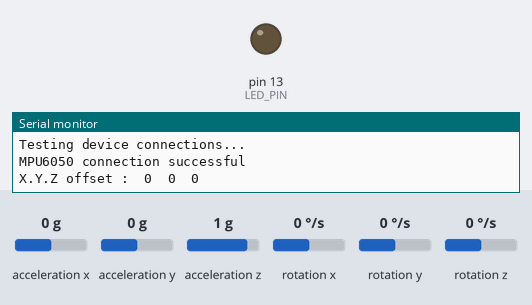
A sketch run on a simulated Arduino Uno, built with avr-gcc and run on an emulated ATmega328P. Parts: output pins drawn as LEDs (lit = HIGH), the last lines printed to the serial monitor. Dashed ring = blinking. Inputs (shaded band) come from the test bench; at power-on: acceleration x 0 g, acceleration y 0 g, acceleration z 1 g, rotation x 0 °/s, rotation y 0 °/s, rotation z 0 °/s.

Above: at 0.1 s.
At 1.2 s:
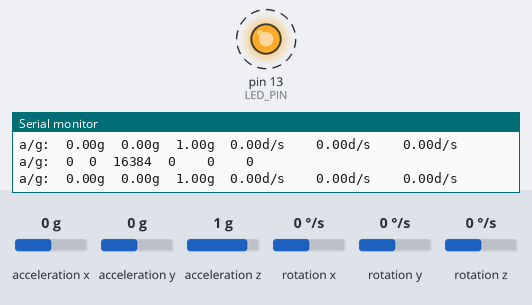
1.3 s: acceleration x set to -1.4 g
4.3 s: acceleration y set to -1.4 g
7.3 s: acceleration z set to -1.4 g
10.3 s: rotation x set to -192 °/s
Timing chart, 0 to 14.3 s (numbered marks = the images above; inputs shaded):
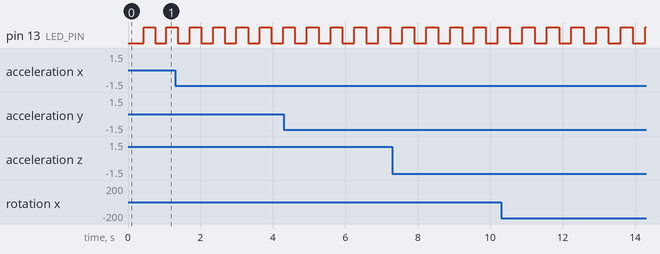

Measured:
- by itself, pin 13 (LED_PIN): alternates HIGH for 0.34 s and LOW for 0.34 s

The sketch:

Sketch_14.1.1_Acceleration_Detection.ino
```cpp
/*
  Sketch 14.1.1
  Acceleration Detection

  modified 2016/5/13
  by http://www.freenove.com
*/

// Reference the library to be be used by MPU6050
#include "Wire.h"
#include "I2Cdev.h"
#include "MPU6050.h"

MPU6050 accelgyro;          // Construct a MPU6050 object using the default address
int16_t ax, ay, az;         // define acceleration values of 3 axes
int16_t gx, gy, gz;         // Define variables to save the values in 3 axes of gyroscope
#define LED_PIN 13          // the number of the LED pin
bool blinkState = false;    // Define a variable to save the state of LED

void setup() {
  Serial.begin(9600);       // initialize the serial port, and baud rate is set to 9600
  Serial.println("Initializing I2C devices...");
  Wire.begin();             // initialize I2C
  accelgyro.initialize();   // initialize MPU6050
  Serial.println("Testing device connections...");
  // verify connection
  if (accelgyro.testConnection()) {
    Serial.println("MPU6050 connection successful");
  }
  else {
    Serial.println("MPU6050 connection failed");
    while (1);
  }
  // when you need to calibrate the gravity acceleration, you can set the offset here and eliminate the note
  // accelgyro.setXAccelOffset(-1200);
  // accelgyro.setYAccelOffset(-2500);
  // accelgyro.setZAccelOffset(1988);
  Serial.print("X.Y.Z offset :\t");
  Serial.print(accelgyro.getXAccelOffset()); Serial.print("\t");
  Serial.print(accelgyro.getYAccelOffset()); Serial.print("\t");
  Serial.print(accelgyro.getZAccelOffset()); Serial.print("\n");
  // initialize LED port
  pinMode(LED_PIN, OUTPUT);
}

void loop() {
  // read raw accel/gyro measurements from device
  accelgyro.getMotion6(&ax, &ay, &az, &gx, &gy, &gz);
  // display tab-separated accel/gyro x/y/z values
  Serial.print("a/g:\t");
  Serial.print(ax); Serial.print("\t");
  Serial.print(ay); Serial.print("\t");
  Serial.print(az); Serial.print("\t");
  Serial.print(gx); Serial.print("\t\t");
  Serial.print(gy); Serial.print("\t\t");
  Serial.println(gz);
  // converted acceleration unit to g and the gyroscope unit to dps (degree per second) according to the sensitivity
  Serial.print("a/g:\t");
  Serial.print((float)ax / 16384); Serial.print("g\t");
  Serial.print((float)ay / 16384); Serial.print("g\t");
  Serial.print((float)az / 16384); Serial.print("g\t");
  Serial.print((float)gx / 131); Serial.print("d/s  \t");
  Serial.print((float)gy / 131); Serial.print("d/s  \t");
  Serial.print((float)gz / 131); Serial.print("d/s  \n");
  delay(300);
  // blink LED to indicate activity
  blinkState = !blinkState;
  digitalWrite(LED_PIN, blinkState);
}
```
